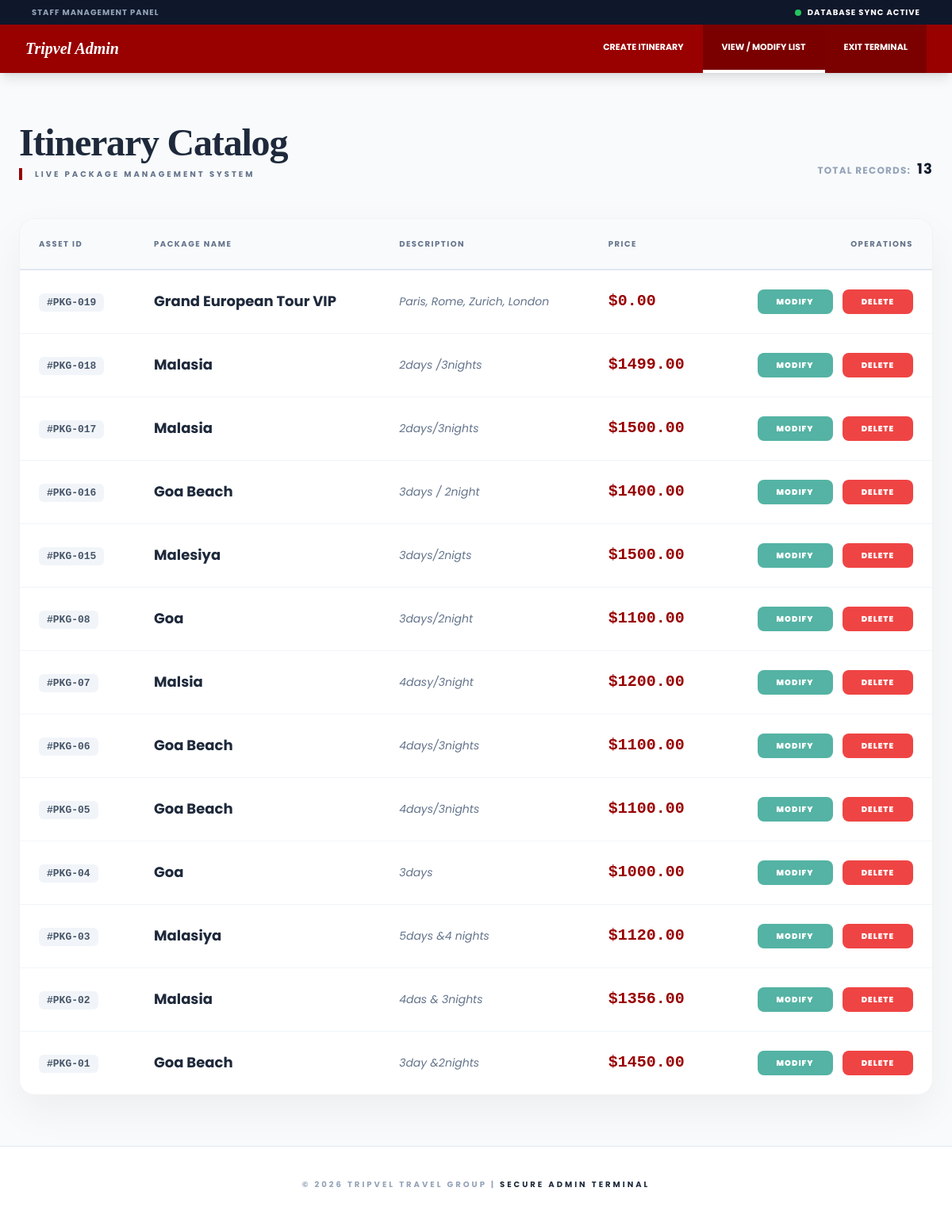
/ViewItinerary.html, run on the app's committed database.
### TravelApp/models.py (models this page shows)
class Itinerary(models.Model):
    package_id = models.AutoField(primary_key=True)
    package_name = models.CharField(max_length=200)
    description = models.TextField()
    price = models.DecimalField(max_digits=10, decimal_places=2)
    class Meta:
        db_table = 'itinerary' # Ensures it points to the 'itinerary' table

### TravelApp/views.py (the view)
# urls.py: path('ViewItinerary.html', views.ViewItinerary, name='ViewItinerary_html'),
def ViewItinerary(request):
    data = Itinerary.objects.all().order_by('-package_id')
    return render(request, 'ViewItinerary.html', {'itineraries': data})

### TravelApp/templates/ViewItinerary.html (shortened to what this page needs)
<!DOCTYPE html>
{% load static %}
<html lang="en" class="h-full">
<head>
    <script src="https://cdn.tailwindcss.com"></script>
</head>
<body class="bg-slate-50">
    <div class="bg-slate-900 text-slate-400 text-[10px] py-2 px-10 flex justify-between items-center w-full z-50 relative uppercase tracking-widest font-bold">
        <div>Staff Management Panel</div>
        <div class="flex space-x-6 items-center text-white">
            <span class="flex items-center gap-2">
                <div class="w-2 h-2 bg-green-500 rounded-full animate-pulse"></div>
                Database Sync Active
            </span>
        </div>
    </div>
    <header class="w-full bg-[#990000] shadow-lg sticky top-0 z-50">
        <div class="max-w-7xl mx-auto px-8 flex justify-between items-center">
            <div class="text-white font-serif text-xl font-bold italic">Tripvel Admin</div>
            <div class="flex">
                <a href="{% url 'CreateItinerary' %}" class="px-6 py-5 text-white text-[11px] font-bold uppercase hover:bg-[#7a0000] transition">Create Itinerary</a>
                <a href="{% url 'ViewItinerary' %}" class="px-6 py-5 text-white text-[11px] font-bold uppercase bg-[#7a0000] border-b-4 border-white">View / Modify List</a>
                <a href="{% url 'EmployeeScreen' %}" class="px-6 py-5 text-white text-[11px] font-bold uppercase bg-black/20 hover:bg-black transition">Exit Terminal</a>
            </div>
        </div>
    </header>
    <main class="flex-grow py-16 px-4">
        <div class="max-w-6xl mx-auto">
            <div class="mb-12 flex justify-between items-end">
                <div>
                    <h1 class="text-5xl font-serif font-black text-slate-800 mb-2 tracking-tight">Itinerary Catalog</h1>
                    <p class="text-slate-500 uppercase tracking-[0.3em] text-[10px] font-bold border-l-4 border-[#990000] pl-4">Live Package Management System</p>
                </div>
                <div class="text-right text-slate-400 text-xs uppercase tracking-widest font-bold">
                    Total Records: <span class="text-slate-900 text-lg ml-1">{{ itineraries|length }}</span>
                </div>
            </div>
            <div class="table-container overflow-hidden">
                <table class="w-full text-left border-collapse">
                    <thead>
                        <tr>
                            <th class="p-6">Asset ID</th>
                            <th class="p-6">Package Name</th>
                            <th class="p-6">Description</th>
                            <th class="p-6">Price</th>
                            <th class="p-6 text-right">Operations</th>
                        </tr>
                    </thead>
                    <tbody class="divide-y divide-slate-100 bg-white">
                        {% for item in itineraries %}
                        <tr class="hover:bg-slate-50/80 transition duration-200">
                            <td class="p-6">
                                <span class="id-badge">#PKG-0{{ item.package_id }}</span>
                            </td>
                            <td class="p-6">
                                <div class="font-bold text-slate-800 text-lg">{{ item.package_name }}</div>
                            </td>
                            <td class="p-6">
                                <p class="text-slate-500 text-sm italic max-w-xs leading-relaxed">
                                    {{ item.description|truncatewords:15 }}
                                </p>
                            </td>
                            <td class="p-6 font-mono font-black text-[#990000] text-xl">
                                ${{ item.price }}
                            </td>
                            <td class="p-6">
                                <div class="flex justify-end gap-3">
                                    <a href="/ModifyItinerary?pid={{ item.package_id }}" class="btn-action modify-btn px-6 py-2 rounded-lg text-[10px] font-black uppercase tracking-widest">
                                        Modify
                                    </a>
                                    <a href="/DeleteItinerary?pid={{ item.package_id }}"
                                       onclick="return confirm('WARNING: This will permanently delete {{ item.package_name }}. Proceed?')"
                                       class="btn-action delete-btn px-6 py-2 rounded-lg text-[10px] font-black uppercase tracking-widest">
                                        Delete
                                    </a>
                                </div>
                            </td>
                        </tr>
                        {% endfor %}
                    </tbody>
                </table>
            </div>
        </div>
    </main>
    <footer class="bg-white border-t border-slate-200 text-slate-400 py-10 text-center text-[10px] uppercase tracking-[0.3em] font-bold mt-auto">
        © 2026 Tripvel Travel Group | <span class="text-slate-800">Secure Admin Terminal</span>
    </footer>
</body>
</html>

### TravelApp/templates/ViewItinerary.html (style rules this page uses)
body { font-family: 'Poppins', sans-serif; display: flex; flex-direction: column; min-height: 100vh; }
.font-serif { font-family: 'Playfair Display', serif; }
.table-container { background: white; border-radius: 20px; box-shadow: 0 20px 50px rgba(0,0,0,0.05); border: 1px solid rgba(0,0,0,0.05); }
th { background-color: #f8fafc; color: #64748b; text-transform: uppercase; font-size: 10px; letter-spacing: 0.15em; border-bottom: 2px solid #e2e8f0; }
.btn-action { transition: all 0.3s cubic-bezier(0.4, 0, 0.2, 1); text-align: center; display: inline-block; }
.modify-btn { background: #54b3a4; color: white; }
.delete-btn { background: #ef4444; color: white; }
.id-badge { background: #f1f5f9; color: #475569; padding: 4px 10px; border-radius: 6px; font-family: monospace; font-weight: bold; }

### data on the page
Itinerary: package_id "19", package_name "Grand European Tour VIP", description "Paris, Rome, Zurich, London", price "0.00"
Itinerary: package_id "18", package_name "Malasia", description "2days /3nights", price "1499.00"
Itinerary: package_id "17", package_name "Malasia", description "2days/3nights", price "1500.00"
Itinerary: package_id "16", package_name "Goa Beach", description "3days / 2night", price "1400.00"
Itinerary: package_id "15", package_name "Malesiya", description "3days/2nigts", price "1500.00"
Itinerary: package_id "8", package_name "Goa", description "3days/2night", price "1100.00"
Itinerary: package_id "7", package_name "Malsia", description "4dasy/3night", price "1200.00"
Itinerary: package_id "6", package_name "Goa Beach", description "4days/3nights", price "1100.00"
Itinerary: package_id "5", package_name "Goa Beach", description "4days/3nights", price "1100.00"
Itinerary: package_id "4", package_name "Goa", description "3days", price "1000.00"
Itinerary: package_id "3", package_name "Malasiya", description "5days &4 nights", price "1120.00"
Itinerary: package_id "2", package_name "Malasia", description "4das & 3nights", price "1356.00"
Itinerary: package_id "1", package_name "Goa Beach", description "3day &2nights", price "1450.00"

### other printed values
{{ itineraries|length }} "13"
